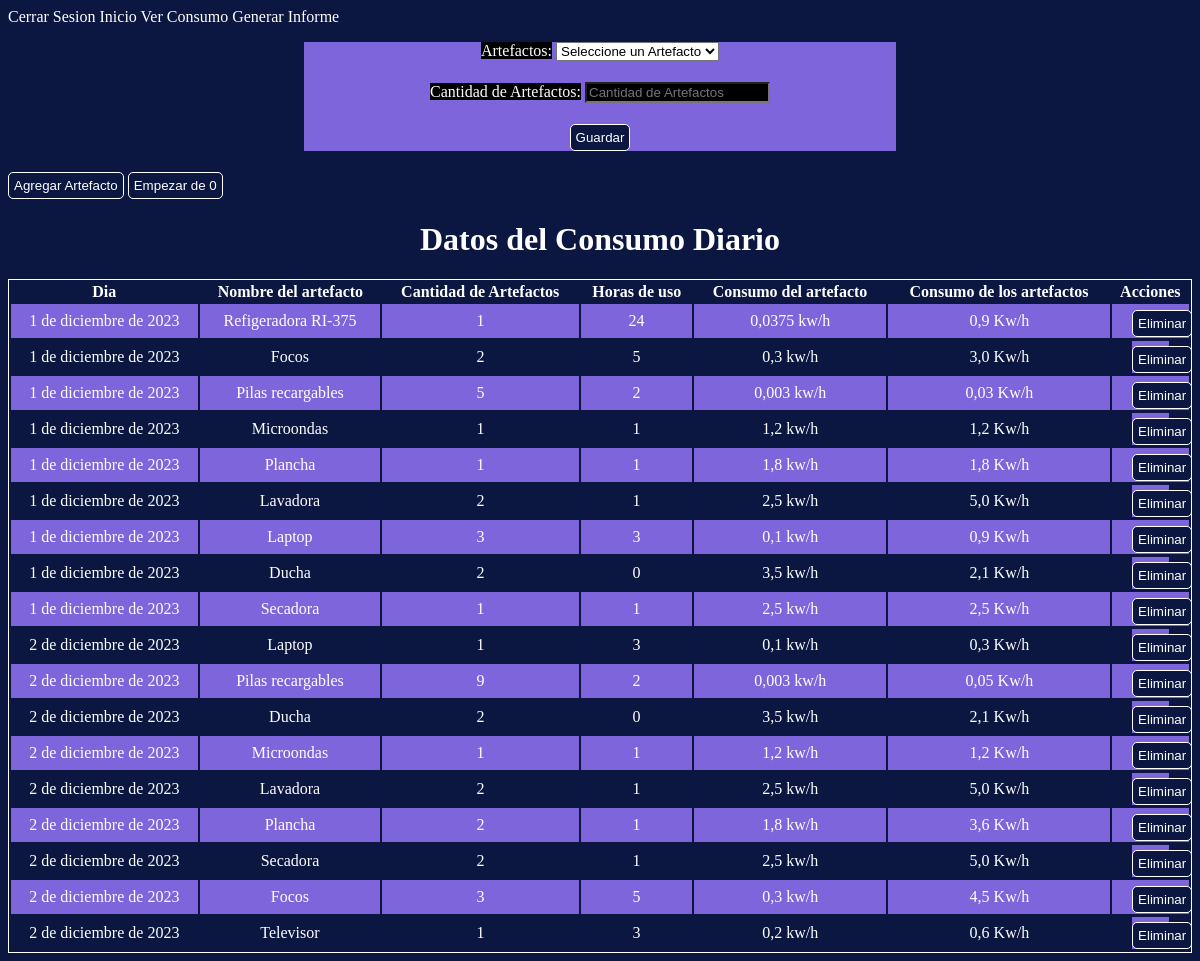
The app's page /paginaUsuario/inventario/ (signed in) with its own data.
### energy/models.py (models this page shows, shortened)
class Inventario(models.Model):
    user = models.ForeignKey(User, on_delete=models.CASCADE)
    artefacto = models.ForeignKey(Artefactos, on_delete=models.SET_NULL, related_name='inventario', null=True)
    dia = models.DateField(default=datetime.now)
    nombre = models.CharField(max_length=20)
    horasDeUso = models.IntegerField(default=0)
    cantidadArtefactos = models.IntegerField()
    consumoArtefacto = models.FloatField(default=0)
    consumoTotal = models.FloatField(default=0)

### energy/views.py (the view, shortened to what this page needs)
# urls.py: path('paginaUsuario/inventario/', inventario, name="inventario"),
def inventario(request):
    if request.user.is_authenticated:
        inventarioArtefacto = Inventario.objects.filter(user=request.user)
        consumoDiarioDelMes = ConsumoDiarioMensual.objects.filter(user=request.user)
        if request.method == 'GET':
            form = InventarioForm(user=request.user)
            return render(request, 'energy/home/inventario.html', {
                'form': form,
                'inventarioArtefacto': inventarioArtefacto,
                'consumoDiario': consumoDiarioDelMes,
                'eliminarInventario': eliminarInventario,
            })
    else:
        return render(request, 'energy/home/inventario.html', {
            'eliminar': eliminarDiaEnInventario,
        })

### energy/forms.py
class InventarioForm(forms.ModelForm):
    artefactos = forms.ModelChoiceField(
        widget=forms.Select(attrs={'placeholder': 'Artefactos'}),
        queryset=Artefactos.objects.all(),  # Inicialmente todos los artefactos, se actualizará en el __init__
        empty_label='Seleccione un Artefacto',
        required=True,
    )
    class Meta:
        model = Inventario
        fields = ('artefactos', 'cantidadArtefactos')
        widgets = {
            'cantidadArtefactos': forms.NumberInput(attrs={'placeholder': 'Cantidad de Artefactos'}),
        }
        labels = {
            'artefactos': 'Artefacto',
            'cantidadArtefactos': 'Cantidad de Artefactos',
        }
    def __init__(self, user, *args, **kwargs):
        super(InventarioForm, self).__init__(*args, **kwargs)
        self.fields['artefactos'].queryset = Artefactos.objects.filter(user=user)

### energy/models.py (called while the page is built)
    def __str__(self):
        return f"{self.nombreArtefacto}"

### energy/templates/energy/home/inventario.html (shortened to what this page needs)
<!DOCTYPE html>
<html lang="en">
<head>
</head>
<body>
<a href="{% url 'cerrarSesion' %}">Cerrar Sesion</a>
<a href="{% url 'paginaUsuario' %}">Inicio</a>
<a href="{% url 'proyecciones' %}">Ver Consumo</a>
<a href="{% url 'informe' %}">Generar Informe</a>
<form method="post" action="{% url 'inventario' %}">
  {{ form.as_p }}
  <button type="submit">Guardar</button>
</form>
<button type="submit" ><a href="{% url 'artefacto' %}">Agregar Artefacto</a></button>
<button type="submit"><a href="{% url 'eliminarInventario' %}"> Empezar de 0</a></button>
<h1>Datos del Consumo Diario</h1>
<table>
  <tr>
      <th>Dia</th>
      <th>Nombre del artefacto</th>
      <th>Cantidad de Artefactos</th>
      <th>Horas de uso</th>
      <th>Consumo del artefacto</th>
      <th>Consumo de los artefactos</th>
      <th>Acciones</th>
  </tr>
  {% for inventario in inventarioArtefacto %}
    <tr>
        <td>{{ inventario.dia }}</td>
        <td>{{ inventario.nombre }}</td>
        <td>{{ inventario.cantidadArtefactos }}</td>
        <td>{{ inventario.horasDeUso }}</td>
        <td>{{ inventario.consumoArtefacto }} kw/h</td>
        <td>{{ inventario.consumoTotal }} Kw/h</td>
        <td>
        <form method="post" action="{% url 'eliminarDiaEnInventario' inventario.id %}">
          <button type="submit">Eliminar</button>
        </form>
        </td>
    </tr>
  {% endfor %}
</table>
</body>
</html>

### records on screen
Inventario: dia "1 de diciembre de 2023", nombre "Refigeradora RI-375", cantidadArtefactos "1", horasDeUso "24", consumoArtefacto "0,0375", consumoTotal "0,9"
Inventario: dia "1 de diciembre de 2023", nombre "Focos", cantidadArtefactos "2", horasDeUso "5", consumoArtefacto "0,3", consumoTotal "3,0"
Inventario: dia "1 de diciembre de 2023", nombre "Pilas recargables", cantidadArtefactos "5", horasDeUso "2", consumoArtefacto "0,003", consumoTotal "0,03"
Inventario: dia "1 de diciembre de 2023", nombre "Microondas", cantidadArtefactos "1", horasDeUso "1", consumoArtefacto "1,2", consumoTotal "1,2"
Inventario: dia "1 de diciembre de 2023", nombre "Plancha", cantidadArtefactos "1", horasDeUso "1", consumoArtefacto "1,8", consumoTotal "1,8"
Inventario: dia "1 de diciembre de 2023", nombre "Lavadora", cantidadArtefactos "2", horasDeUso "1", consumoArtefacto "2,5", consumoTotal "5,0"
Inventario: dia "1 de diciembre de 2023", nombre "Laptop", cantidadArtefactos "3", horasDeUso "3", consumoArtefacto "0,1", consumoTotal "0,9"
Inventario: dia "1 de diciembre de 2023", nombre "Ducha", cantidadArtefactos "2", horasDeUso "0", consumoArtefacto "3,5", consumoTotal "2,1"
Inventario: dia "1 de diciembre de 2023", nombre "Secadora", cantidadArtefactos "1", horasDeUso "1", consumoArtefacto "2,5", consumoTotal "2,5"
Inventario: dia "2 de diciembre de 2023", nombre "Laptop", cantidadArtefactos "1", horasDeUso "3", consumoArtefacto "0,1", consumoTotal "0,3"
Inventario: dia "2 de diciembre de 2023", nombre "Pilas recargables", cantidadArtefactos "9", horasDeUso "2", consumoArtefacto "0,003", consumoTotal "0,05"
Inventario: dia "2 de diciembre de 2023", nombre "Ducha", cantidadArtefactos "2", horasDeUso "0", consumoArtefacto "3,5", consumoTotal "2,1"
Inventario: dia "2 de diciembre de 2023", nombre "Microondas", cantidadArtefactos "1", horasDeUso "1", consumoArtefacto "1,2", consumoTotal "1,2"
Inventario: dia "2 de diciembre de 2023", nombre "Lavadora", cantidadArtefactos "2", horasDeUso "1", consumoArtefacto "2,5", consumoTotal "5,0"
Inventario: dia "2 de diciembre de 2023", nombre "Plancha", cantidadArtefactos "2", horasDeUso "1", consumoArtefacto "1,8", consumoTotal "3,6"
Inventario: dia "2 de diciembre de 2023", nombre "Secadora", cantidadArtefactos "2", horasDeUso "1", consumoArtefacto "2,5", consumoTotal "5,0"
Inventario: dia "2 de diciembre de 2023", nombre "Focos", cantidadArtefactos "3", horasDeUso "5", consumoArtefacto "0,3", consumoTotal "4,5"
Inventario: dia "2 de diciembre de 2023", nombre "Televisor", cantidadArtefactos "1", horasDeUso "3", consumoArtefacto "0,2", consumoTotal "0,6"
